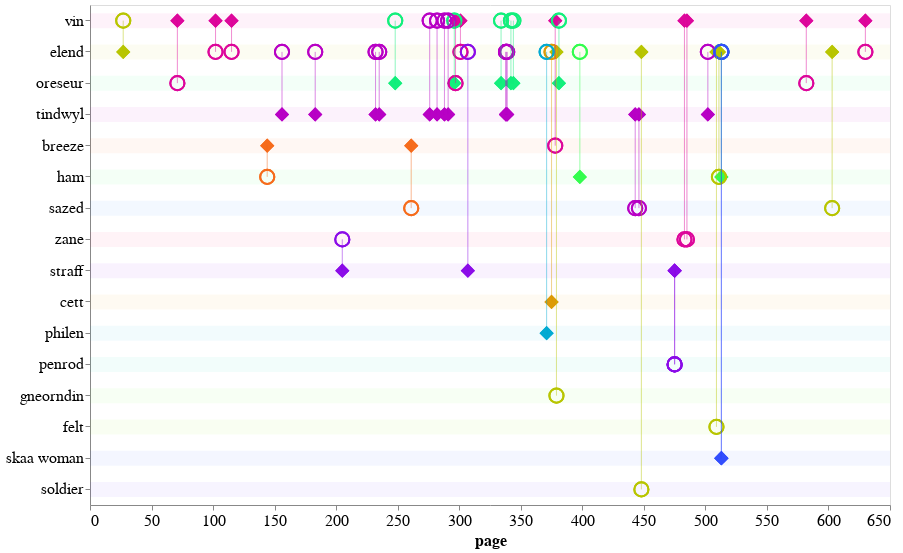

Source (notebook cell):
### Code cell
plot_eyebrow_connections(wa_plot_df,'wa_eyebrow_conn')

### Figure 1 — Vega-Lite specification as saved in the notebook (floating-point values rounded to 4 significant figures)
{"config": {"view": {"continuousWidth": 400, "continuousHeight": 300}, "axis": {"labelFontSize": 16, "titleFontSize": 16}}, "layer": [{"data": {"name": "data-62865531d9901d79e4e0f624f0425445"}, "mark": "rule", "encoding": {"color": {"type": "nominal", "field": "character_draw", "legend": null, "scale": {"scheme": "sinebow"}}, "opacity": {"value": 0.05}, "size": {"value": 15}, "y": {"type": "nominal", "field": "character_draw", "sort": null}}}, {"data": {"name": "data-1e09012c13176ada256c46e25f568e1a"}, "mark": {"type": "point", "size": 200}, "encoding": {"color": {"type": "nominal", "field": "source", "legend": null, "scale": {"scheme": "sinebow"}}, "opacity": {"value": 0}, "tooltip": [{"type": "nominal", "field": "source"}, {"type": "nominal", "field": "target"}, {"type": "quantitative", "field": "page"}], "x": {"type": "quantitative", "axis": {"grid": false}, "field": "page"}, "y": {"type": "nominal", "axis": {"title": null}, "field": "character_draw", "sort": null}}}, {"data": {"name": "data-1e09012c13176ada256c46e25f568e1a"}, "mark": {"type": "point", "filled": true, "shape": "diamond", "size": 200}, "encoding": {"color": {"type": "nominal", "field": "source", "legend": null, "scale": {"scheme": "sinebow"}}, "opacity": {"value": 1}, "tooltip": [{"type": "nominal", "field": "source"}, {"type": "nominal", "field": "target"}, {"type": "quantitative", "field": "page"}], "x": {"type": "quantitative", "field": "page"}, "y": {"type": "nominal", "field": "source", "sort": null}}}, {"data": {"name": "data-1e09012c13176ada256c46e25f568e1a"}, "mark": {"type": "point", "size": 200}, "encoding": {"color": {"type": "nominal", "field": "source", "legend": null, "scale": {"scheme": "sinebow"}}, "opacity": {"value": 1}, "tooltip": [{"type": "nominal", "field": "source"}, {"type": "nominal", "field": "target"}, {"type": "quantitative", "field": "page"}], "x": {"type": "quantitative", "field": "page"}, "y": {"type": "nominal", "field": "target", "sort": null}}}, {"data": {"name": "data-1e09012c13176ada256c46e25f568e1a"}, "mark": "rule", "encoding": {"color": {"type": "nominal", "field": "source", "legend": null, "scale": {"scheme": "sinebow"}}, "opacity": {"value": 0.25}, "tooltip": [{"type": "nominal", "field": "source"}, {"type": "nominal", "field": "target"}, {"type": "quantitative", "field": "page"}], "x": {"type": "quantitative", "field": "page"}, "y": {"type": "nominal", "field": "source", "sort": null}, "y2": {"field": "target"}}}], "height": 500, "width": 800, "$schema": "https://vega.github.io/schema/vega-lite/v4.0.2.json", "datasets": {"data-62865531d9901d79e4e0f624f0425445": [{"character_draw": "vin"}, {"character_draw": "elend"}, {"character_draw": "oreseur"}, {"character_draw": "tindwyl"}, {"character_draw": "breeze"}, {"character_draw": "ham"}, {"character_draw": "sazed"}, {"character_draw": "zane"}, {"character_draw": "straff"}, {"character_draw": "cett"}, {"character_draw": "philen"}, {"character_draw": "penrod"}, {"character_draw": "gneorndin"}, {"character_draw": "felt"}, {"character_draw": "skaa woman"}, {"character_draw": "soldier"}], "data-1e09012c13176ada256c46e25f568e1a": [{"idx": 71, "eyebrow": "source", "character_draw": "vin", "page": 301, "source": "vin", "target": "elend", "book": 2, "char_order": "vin"}, {"idx": 77, "eyebrow": "target", "character_draw": "vin", "page": 342, "source": "oreseur", "target": "vin", "book": 2, "char_order": "vin"}, {"idx": 81, "eyebrow": "source", "character_draw": "vin", "page": 378, "source": "vin", "target": "breeze", "book": 2, "char_order": "vin"}, {"idx": 65, "eyebrow": "target", "character_draw": "vin", "page": 276, "source": "tindwyl", "target": "vin", "book": 2, "char_order": "vin"}, {"idx": 83, "eyebrow": "target", "character_draw": "vin", "page": 381, "source": "oreseur", "target": "vin", "book": 2, "char_order": "vin"}, {"idx": 100, "eyebrow": "source", "character_draw": "vin", "page": 630, "source": "vin", "target": "elend", "book": 2, "char_order": "vin"}, {"idx": 66, "eyebrow": "target", "character_draw": "vin", "page": 282, "source": "tindwyl", "target": "vin", "book": 2, "char_order": "vin"}, {"idx": 90, "eyebrow": "source", "character_draw": "vin", "page": 483, "source": "vin", "target": "zane", "book": 2, "char_order": "vin"}, {"idx": 91, "eyebrow": "source", "character_draw": "vin", "page": 485, "source": "vin", "target": "zane", "book": 2, "char_order": "vin"}, {"idx": 63, "eyebrow": "target", "character_draw": "vin", "page": 248, "source": "oreseur", "target": "vin", "book": 2, "char_order": "vin"}, {"idx": 67, "eyebrow": "target", "character_draw": "vin", "page": 288, "source": "tindwyl", "target": "vin", "book": 2, "char_order": "vin"}, {"idx": 68, "eyebrow": "target", "character_draw": "vin", "page": 291, "source": "tindwyl", "target": "vin", "book": 2, "char_order": "vin"}, {"idx": 73, "eyebrow": "target", "character_draw": "vin", "page": 334, "source": "oreseur", "target": "vin", "book": 2, "char_order": "vin"}, {"idx": 69, "eyebrow": "target", "character_draw": "vin", "page": 296, "source": "oreseur", "target": "vin", "book": 2, "char_order": "vin"}, {"idx": 56, "eyebrow": "source", "character_draw": "vin", "page": 115, "source": "vin", "target": "elend", "book": 2, "char_order": "vin"}, {"idx": 98, "eyebrow": "source", "character_draw": "vin", "page": 582, "source": "vin", "target": "oreseur", "book": 2, "char_order": "vin"}, {"idx": 55, "eyebrow": "source", "character_draw": "vin", "page": 102, "source": "vin", "target": "elend", "book": 2, "char_order": "vin"}, {"idx": 70, "eyebrow": "source", "character_draw": "vin", "page": 297, "source": "vin", "target": "oreseur", "book": 2, "char_order": "vin"}, {"idx": 54, "eyebrow": "source", "character_draw": "vin", "page": 71, "source": "vin", "target": "oreseur", "book": 2, "char_order": "vin"}, {"idx": 53, "eyebrow": "target", "character_draw": "vin", "page": 27, "source": "elend", "target": "vin", "book": 2, "char_order": "vin"}, {"idx": 78, "eyebrow": "target", "character_draw": "vin", "page": 344, "source": "oreseur", "target": "vin", "book": 2, "char_order": "vin"}, {"idx": 75, "eyebrow": "target", "character_draw": "elend", "page": 338, "source": "tindwyl", "target": "elend", "book": 2, "char_order": "elend"}, {"idx": 74, "eyebrow": "target", "character_draw": "elend", "page": 338, "source": "tindwyl", "target": "elend", "book": 2, "char_order": "elend"}, {"idx": 53, "eyebrow": "source", "character_draw": "elend", "page": 27, "source": "elend", "target": "vin", "book": 2, "char_order": "elend"}, {"idx": 80, "eyebrow": "target", "character_draw": "elend", "page": 375, "source": "cett", "target": "elend", "book": 2, "char_order": "elend"}, {"idx": 72, "eyebrow": "target", "character_draw": "elend", "page": 307, "source": "straff", "target": "elend", "book": 2, "char_order": "elend"}, {"idx": 84, "eyebrow": "target", "character_draw": "elend", "page": 398, "source": "ham", "target": "elend", "book": 2, "char_order": "elend"}, {"idx": 87, "eyebrow": "source", "character_draw": "elend", "page": 448, "source": "elend", "target": "soldier", "book": 2, "char_order": "elend"}, {"idx": 92, "eyebrow": "target", "character_draw": "elend", "page": 502, "source": "tindwyl", "target": "elend", "book": 2, "char_order": "elend"}, {"idx": 93, "eyebrow": "source", "character_draw": "elend", "page": 509, "source": "elend", "target": "felt", "book": 2, "char_order": "elend"}, {"idx": 94, "eyebrow": "source", "character_draw": "elend", "page": 511, "source": "elend", "target": "ham", "book": 2, "char_order": "elend"}, {"idx": 95, "eyebrow": "target", "character_draw": "elend", "page": 513, "source": "ham", "target": "elend", "book": 2, "char_order": "elend"}, {"idx": 96, "eyebrow": "target", "character_draw": "elend", "page": 513, "source": "skaa woman", "target": "elend", "book": 2, "char_order": "elend"}, {"idx": 97, "eyebrow": "target", "character_draw": "elend", "page": 513, "source": "skaa woman", "target": "elend", "book": 2, "char_order": "elend"}, {"idx": 99, "eyebrow": "source", "character_draw": "elend", "page": 603, "source": "elend", "target": "sazed", "book": 2, "char_order": "elend"}, {"idx": 79, "eyebrow": "target", "character_draw": "elend", "page": 371, "source": "philen", "target": "elend", "book": 2, "char_order": "elend"}, {"idx": 82, "eyebrow": "source", "character_draw": "elend", "page": 379, "source": "elend", "target": "gneorndin", "book": 2, "char_order": "elend"}, {"idx": 76, "eyebrow": "target", "character_draw": "elend", "page": 339, "source": "tindwyl", "target": "elend", "book": 2, "char_order": "elend"}, {"idx": 100, "eyebrow": "target", "character_draw": "elend", "page": 630, "source": "vin", "target": "elend", "book": 2, "char_order": "elend"}, {"idx": 62, "eyebrow": "target", "character_draw": "elend", "page": 235, "source": "tindwyl", "target": "elend", "book": 2, "char_order": "elend"}, {"idx": 71, "eyebrow": "target", "character_draw": "elend", "page": 301, "source": "vin", "target": "elend", "book": 2, "char_order": "elend"}, {"idx": 59, "eyebrow": "target", "character_draw": "elend", "page": 183, "source": "tindwyl", "target": "elend", "book": 2, "char_order": "elend"}, {"idx": 55, "eyebrow": "target", "character_draw": "elend", "page": 102, "source": "vin", "target": "elend", "book": 2, "char_order": "elend"}, {"idx": 56, "eyebrow": "target", "character_draw": "elend", "page": 115, "source": "vin", "target": "elend", "book": 2, "char_order": "elend"}, {"idx": 61, "eyebrow": "target", "character_draw": "elend", "page": 232, "source": "tindwyl", "target": "elend", "book": 2, "char_order": "elend"}, {"idx": 58, "eyebrow": "target", "character_draw": "elend", "page": 156, "source": "tindwyl", "target": "elend", "book": 2, "char_order": "elend"}, {"idx": 63, "eyebrow": "source", "character_draw": "oreseur", "page": 248, "source": "oreseur", "target": "vin", "book": 2, "char_order": "oreseur"}, {"idx": 78, "eyebrow": "source", "character_draw": "oreseur", "page": 344, "source": "oreseur", "target": "vin", "book": 2, "char_order": "oreseur"}, {"idx": 77, "eyebrow": "source", "character_draw": "oreseur", "page": 342, "source": "oreseur", "target": "vin", "book": 2, "char_order": "oreseur"}, {"idx": 98, "eyebrow": "target", "character_draw": "oreseur", "page": 582, "source": "vin", "target": "oreseur", "book": 2, "char_order": "oreseur"}, {"idx": 54, "eyebrow": "target", "character_draw": "oreseur", "page": 71, "source": "vin", "target": "oreseur", "book": 2, "char_order": "oreseur"}, {"idx": 69, "eyebrow": "source", "character_draw": "oreseur", "page": 296, "source": "oreseur", "target": "vin", "book": 2, "char_order": "oreseur"}, {"idx": 73, "eyebrow": "source", "character_draw": "oreseur", "page": 334, "source": "oreseur", "target": "vin", "book": 2, "char_order": "oreseur"}, {"idx": 70, "eyebrow": "target", "character_draw": "oreseur", "page": 297, "source": "vin", "target": "oreseur", "book": 2, "char_order": "oreseur"}, {"idx": 83, "eyebrow": "source", "character_draw": "oreseur", "page": 381, "source": "oreseur", "target": "vin", "book": 2, "char_order": "oreseur"}, {"idx": 59, "eyebrow": "source", "character_draw": "tindwyl", "page": 183, "source": "tindwyl", "target": "elend", "book": 2, "char_order": "tindwyl"}, {"idx": 92, "eyebrow": "source", "character_draw": "tindwyl", "page": 502, "source": "tindwyl", "target": "elend", "book": 2, "char_order": "tindwyl"}, {"idx": 85, "eyebrow": "source", "character_draw": "tindwyl", "page": 443, "source": "tindwyl", "target": "sazed", "book": 2, "char_order": "tindwyl"}, {"idx": 61, "eyebrow": "source", "character_draw": "tindwyl", "page": 232, "source": "tindwyl", "target": "elend", "book": 2, "char_order": "tindwyl"}, {"idx": 58, "eyebrow": "source", "character_draw": "tindwyl", "page": 156, "source": "tindwyl", "target": "elend", "book": 2, "char_order": "tindwyl"}, {"idx": 86, "eyebrow": "source", "character_draw": "tindwyl", "page": 446, "source": "tindwyl", "target": "sazed", "book": 2, "char_order": "tindwyl"}, {"idx": 62, "eyebrow": "source", "character_draw": "tindwyl", "page": 235, "source": "tindwyl", "target": "elend", "book": 2, "char_order": "tindwyl"}, {"idx": 74, "eyebrow": "source", "character_draw": "tindwyl", "page": 338, "source": "tindwyl", "target": "elend", "book": 2, "char_order": "tindwyl"}, {"idx": 68, "eyebrow": "source", "character_draw": "tindwyl", "page": 291, "source": "tindwyl", "target": "vin", "book": 2, "char_order": "tindwyl"}, {"idx": 75, "eyebrow": "source", "character_draw": "tindwyl", "page": 338, "source": "tindwyl", "target": "elend", "book": 2, "char_order": "tindwyl"}, {"idx": 67, "eyebrow": "source", "character_draw": "tindwyl", "page": 288, "source": "tindwyl", "target": "vin", "book": 2, "char_order": "tindwyl"}, {"idx": 76, "eyebrow": "source", "character_draw": "tindwyl", "page": 339, "source": "tindwyl", "target": "elend", "book": 2, "char_order": "tindwyl"}, {"idx": 66, "eyebrow": "source", "character_draw": "tindwyl", "page": 282, "source": "tindwyl", "target": "vin", "book": 2, "char_order": "tindwyl"}, {"idx": 65, "eyebrow": "source", "character_draw": "tindwyl", "page": 276, "source": "tindwyl", "target": "vin", "book": 2, "char_order": "tindwyl"}, {"idx": 81, "eyebrow": "target", "character_draw": "breeze", "page": 378, "source": "vin", "target": "breeze", "book": 2, "char_order": "breeze"}, {"idx": 64, "eyebrow": "source", "character_draw": "breeze", "page": 261, "source": "breeze", "target": "sazed", "book": 2, "char_order": "breeze"}, {"idx": 57, "eyebrow": "source", "character_draw": "breeze", "page": 144, "source": "breeze", "target": "ham", "book": 2, "char_order": "breeze"}, {"idx": 84, "eyebrow": "source", "character_draw": "ham", "page": 398, "source": "ham", "target": "elend", "book": 2, "char_order": "ham"}, {"idx": 57, "eyebrow": "target", "character_draw": "ham", "page": 144, "source": "breeze", "target": "ham", "book": 2, "char_order": "ham"}, {"idx": 95, "eyebrow": "source", "character_draw": "ham", "page": 513, "source": "ham", "target": "elend", "book": 2, "char_order": "ham"}, {"idx": 94, "eyebrow": "target", "character_draw": "ham", "page": 511, "source": "elend", "target": "ham", "book": 2, "char_order": "ham"}, {"idx": 99, "eyebrow": "target", "character_draw": "sazed", "page": 603, "source": "elend", "target": "sazed", "book": 2, "char_order": "sazed"}, {"idx": 64, "eyebrow": "target", "character_draw": "sazed", "page": 261, "source": "breeze", "target": "sazed", "book": 2, "char_order": "sazed"}, {"idx": 85, "eyebrow": "target", "character_draw": "sazed", "page": 443, "source": "tindwyl", "target": "sazed", "book": 2, "char_order": "sazed"}, {"idx": 86, "eyebrow": "target", "character_draw": "sazed", "page": 446, "source": "tindwyl", "target": "sazed", "book": 2, "char_order": "sazed"}, {"idx": 91, "eyebrow": "target", "character_draw": "zane", "page": 485, "source": "vin", "target": "zane", "book": 2, "char_order": "zane"}, {"idx": 90, "eyebrow": "target", "character_draw": "zane", "page": 483, "source": "vin", "target": "zane", "book": 2, "char_order": "zane"}, {"idx": 60, "eyebrow": "target", "character_draw": "zane", "page": 205, "source": "straff", "target": "zane", "book": 2, "char_order": "zane"}, {"idx": 88, "eyebrow": "source", "character_draw": "straff", "page": 475, "source": "straff", "target": "penrod", "book": 2, "char_order": "straff"}, {"idx": 72, "eyebrow": "source", "character_draw": "straff", "page": 307, "source": "straff", "target": "elend", "book": 2, "char_order": "straff"}, {"idx": 60, "eyebrow": "source", "character_draw": "straff", "page": 205, "source": "straff", "target": "zane", "book": 2, "char_order": "straff"}, {"idx": 89, "eyebrow": "source", "character_draw": "straff", "page": 475, "source": "straff", "target": "penrod", "book": 2, "char_order": "straff"}, {"idx": 80, "eyebrow": "source", "character_draw": "cett", "page": 375, "source": "cett", "target": "elend", "book": 2, "char_order": "cett"}, {"idx": 79, "eyebrow": "source", "character_draw": "philen", "page": 371, "source": "philen", "target": "elend", "book": 2, "char_order": "philen"}, {"idx": 89, "eyebrow": "target", "character_draw": "penrod", "page": 475, "source": "straff", "target": "penrod", "book": 2, "char_order": "penrod"}, {"idx": 88, "eyebrow": "target", "character_draw": "penrod", "page": 475, "source": "straff", "target": "penrod", "book": 2, "char_order": "penrod"}, {"idx": 82, "eyebrow": "target", "character_draw": "gneorndin", "page": 379, "source": "elend", "target": "gneorndin", "book": 2, "char_order": "gneorndin"}, {"idx": 93, "eyebrow": "target", "character_draw": "felt", "page": 509, "source": "elend", "target": "felt", "book": 2, "char_order": "felt"}, {"idx": 96, "eyebrow": "source", "character_draw": "skaa woman", "page": 513, "source": "skaa woman", "target": "elend", "book": 2, "char_order": "skaa woman"}, {"idx": 97, "eyebrow": "source", "character_draw": "skaa woman", "page": 513, "source": "skaa woman", "target": "elend", "book": 2, "char_order": "skaa woman"}, {"idx": 87, "eyebrow": "target", "character_draw": "soldier", "page": 448, "source": "elend", "target": "soldier", "book": 2, "char_order": null}]}}
